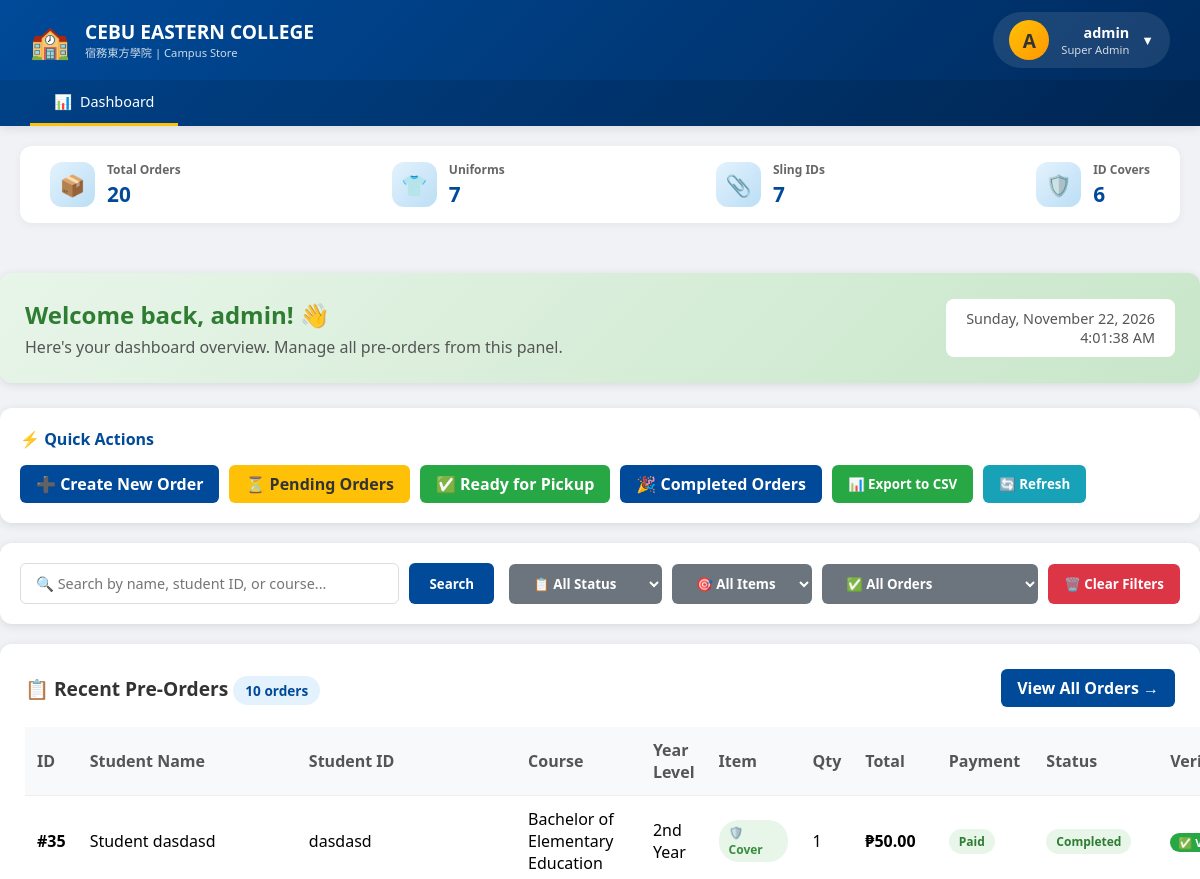
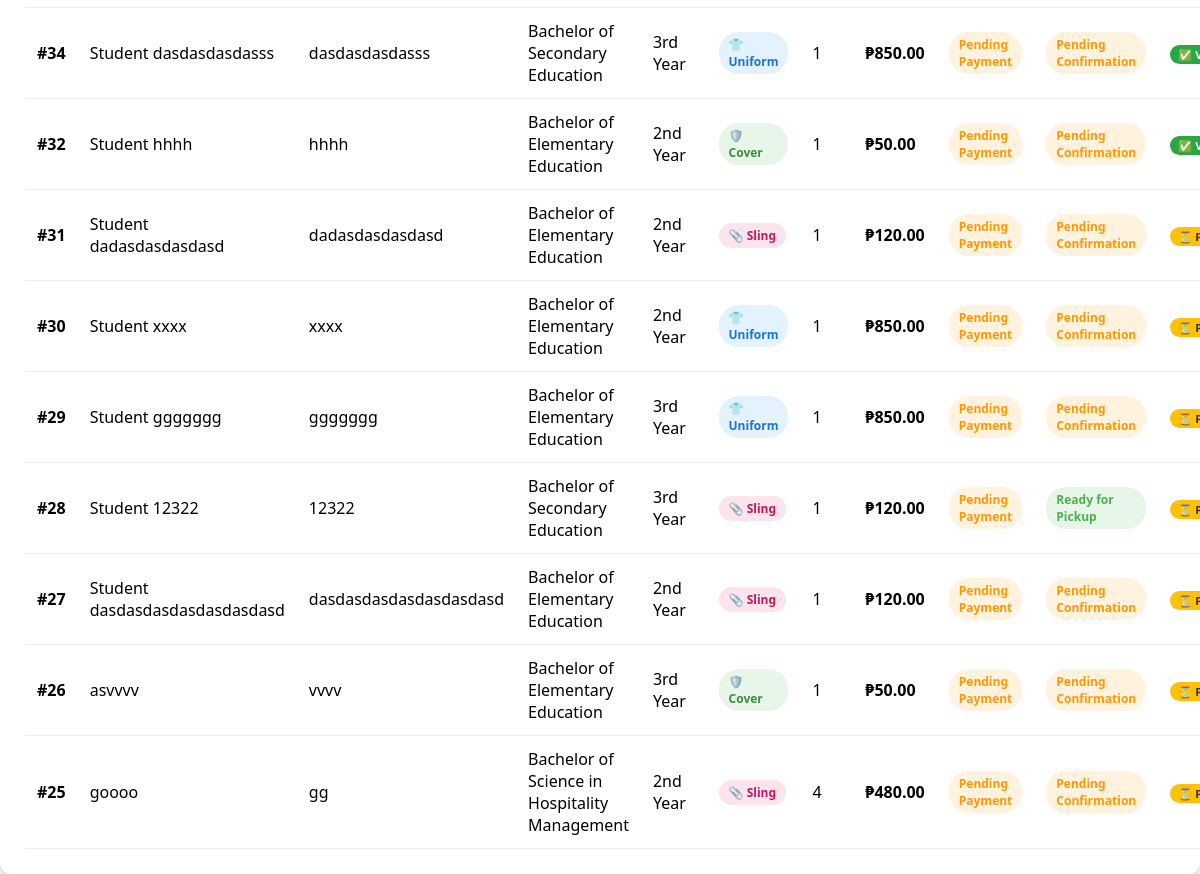
The page /dashboard/ (signed in) on the database its author committed (2 pictures, top to bottom).
### store/models.py (models this page shows, shortened)
class Order(models.Model):
    ITEM_CHOICES = [
        ('uniform', 'School Uniform (₱850.00)'),
        ('sling', 'Sling ID (₱120.00)'),
        ('cover', 'ID Cover (₱50.00)'),
    ]
    COURSE_CHOICES = [
        ('BSED', 'Bachelor of Secondary Education'),
        ('BEED', 'Bachelor of Elementary Education'),
        ('BSHM', 'Bachelor of Science in Hospitality Management'),
        ('BSIT', 'Bachelor of Science in Information Technology'),
        ('BSCRIM', 'Bachelor of Science in Criminology'),
        ('SHS', 'Senior High School'),
    ]
    YEAR_LEVEL_CHOICES = [
        ('1', '1st Year'),
        ('2', '2nd Year'),
        ('3', '3rd Year'),
        ('4', '4th Year'),
        ('grad', 'Graduate School'),
    ]
    PAYMENT_METHOD_CHOICES = [
        ('cash', 'Cash on Pickup'),
        ('gcash', 'GCash'),
        ('paymaya', 'PayMaya'),
        ('bank_transfer', 'Bank Transfer'),
    ]
    PAYMENT_STATUS_CHOICES = [
        ('pending', 'Pending Payment'),
        ('paid', 'Paid'),
    ]
    ORDER_STATUS_CHOICES = [
        ('pending', 'Pending Confirmation'),
        ('confirmed', 'Confirmed'),
        ('processing', 'Processing'),
        ('ready', 'Ready for Pickup'),
        ('completed', 'Completed'),
        ('cancelled', 'Cancelled'),
    ]
    student_id = models.CharField('Student ID Number', max_length=20)
    full_name = models.CharField('Full Name', max_length=100)
    course = models.CharField('Course/Program', max_length=20, choices=COURSE_CHOICES, blank=True)
    year_level = models.CharField('Year Level', max_length=10, choices=YEAR_LEVEL_CHOICES, blank=True)
    item = models.CharField('Item', max_length=20, choices=ITEM_CHOICES)
    specific_option = models.CharField('Option', max_length=50, blank=True)
    quantity = models.PositiveIntegerField('Quantity', default=1)
    payment_method = models.CharField('Payment Method', max_length=20, choices=PAYMENT_METHOD_CHOICES, default='cash')
    payment_status = models.CharField('Payment Status', max_length=20, choices=PAYMENT_STATUS_CHOICES, default='pending')
    payment_reference = models.CharField('Payment Reference', max_length=100, blank=True)
    total_amount = models.DecimalField('Total Amount', max_digits=10, decimal_places=2, default=0)
    order_status = models.CharField('Order Status', max_length=20, choices=ORDER_STATUS_CHOICES, default='pending')
    notes = models.TextField('Additional Notes', blank=True)
    id_picture = models.ImageField('ID Picture', upload_to='id_pictures/', blank=True, null=True)
    created_at = models.DateTimeField(auto_now_add=True)
    updated_at = models.DateTimeField(auto_now=True)
    @property
    def is_verified(self):
        return bool(self.id_picture)
    class Meta:
        ordering = ['-created_at']

### store/views.py (the view)
# urls.py: path('dashboard/', views.dashboard_view, name='dashboard'),
@login_required(login_url='store:login')
def dashboard_view(request):
    all_orders = Order.objects.all()
    context = {
        'total_orders': all_orders.count(),
        'uniform_count': Order.objects.filter(item='uniform').count(),
        'sling_count': Order.objects.filter(item='sling').count(),
        'cover_count': Order.objects.filter(item='cover').count(),
        'recent_orders': all_orders[:10],
    }
    return render(request, 'store/dashboard.html', context)

### store/templates/store/dashboard.html (shortened to what this page needs)
<!DOCTYPE html>
<html lang="en">
<head>
    {% load static %}
</head>
<body>
    <div class="navbar">
        <div class="nav-container">
            <div class="logo-section">
                <div class="logo-icon">🏫</div>
                <div class="logo-text">
                    <h2>CEBU EASTERN COLLEGE</h2>
                    <p>宿務東方學院 | Campus Store</p>
                </div>
            </div>
            <div class="user-profile" id="userProfile">
                <div class="profile-trigger" onclick="toggleDropdown()">
                    <div class="avatar">
                        {{ user.first_name|default:user.username|make_list|first|upper }}
                    </div>
                    <div class="user-info-dropdown">
                        <div class="user-name-dropdown">{{ user.get_full_name|default:user.username }}</div>
                        <div class="user-role">
                            {% if user.is_superuser %}Super Admin
                            {% elif user.is_staff %}Staff
                            {% else %}Customer{% endif %}
                        </div>
                    </div>
                    <div class="dropdown-arrow">▼</div>
                </div>
            </div>
        </div>
        <div class="main-nav">
            <div class="nav-tabs">
                <a href="#" class="nav-tab active" onclick="return false;">
                    <span>📊</span> Dashboard
                </a>
            </div>
        </div>
    </div>
    <div class="container">
        <div class="quick-stats">
            <div class="stat-item">
                <div class="stat-icon">📦</div>
                <div class="stat-info">
                    <h4>Total Orders</h4>
                    <div class="number">{{ total_orders }}</div>
                </div>
            </div>
            <div class="stat-item">
                <div class="stat-icon">👕</div>
                <div class="stat-info">
                    <h4>Uniforms</h4>
                    <div class="number">{{ uniform_count }}</div>
                </div>
            </div>
            <div class="stat-item">
                <div class="stat-icon">📎</div>
                <div class="stat-info">
                    <h4>Sling IDs</h4>
                    <div class="number">{{ sling_count }}</div>
                </div>
            </div>
            <div class="stat-item">
                <div class="stat-icon">🛡️</div>
                <div class="stat-info">
                    <h4>ID Covers</h4>
                    <div class="number">{{ cover_count }}</div>
                </div>
            </div>
            </div>
        </div>
        <div class="welcome-section">
            <div class="welcome-text">
                <h2>Welcome back, {{ user.first_name|default:user.username }}! 👋</h2>
                <p>Here's your dashboard overview. Manage all pre-orders from this panel.</p>
            </div>
            <div class="date-time">
                <div id="currentDate"></div>
                <div id="currentTime"></div>
            </div>
        </div>
        <div class="quick-actions">
            <h4>⚡ Quick Actions</h4>
            <div class="action-buttons-group">
                <a href="{% url 'store:order_create' %}" class="action-btn primary">➕ Create New Order</a>
                <a href="#" onclick="applyFilter('pending', '')" class="action-btn warning">⏳ Pending Orders</a>
                <a href="#" onclick="applyFilter('ready', '')" class="action-btn success">✅ Ready for Pickup</a>
                <a href="#" onclick="applyFilter('completed', '')" class="action-btn primary">🎉 Completed Orders</a>
                <button onclick="exportToCSV()" class="action-btn success">📊 Export to CSV</button>
                <button onclick="window.location.reload()" class="action-btn info">🔄 Refresh</button>
            </div>
        </div>
        <div class="filters-section">
            <div class="search-box">
                <input type="text" id="searchInput" placeholder="🔍 Search by name, student ID, or course..." onkeyup="filterTable()">
                <button onclick="filterTable()">Search</button>
            </div>
            <div class="filter-controls" style="display: flex; gap: 10px; flex-wrap: wrap;">
                <select id="statusFilter" class="filter-select" onchange="filterTable()">
                    <option value="">📋 All Status</option>
                </select>
                <select id="itemFilter" class="filter-select" onchange="filterTable()">
                    <option value="">🎯 All Items</option>
                </select>
                <select id="verifiedFilter" class="filter-select" onchange="filterTable()">
                    <option value="">✅ All Orders</option>
                </select>
                <button onclick="clearFilters()" class="action-btn danger">🗑️ Clear Filters</button>
            </div>
        </div>
        <div class="orders-table-container">
            <div class="section-title">
                <h3>📋 Recent Pre-Orders <span class="order-count" id="visibleCount">{{ recent_orders|length }} orders</span></h3>
                <a href="{% url 'admin:store_order_changelist' %}" class="action-btn primary">View All Orders →</a>
            </div>
            <div id="tableView">
                <table id="ordersTable">
                    <thead>
                        <tr>
                            <th>ID</th>
                            <th>Student Name</th>
                            <th>Student ID</th>
                            <th>Course</th>
                            <th>Year Level</th>
                            <th>Item</th>
                            <th>Qty</th>
                            <th>Total</th>
                            <th>Payment</th>
                            <th>Status</th>
                            <th>Verification</th>
                        </tr>
                    </thead>
                    <tbody id="ordersTableBody">
                        {% for order in recent_orders %}
                        <tr data-order-id="{{ order.id }}" data-order-status="{{ order.order_status }}" data-order-item="{{ order.item }}" data-order-name="{{ order.full_name|lower }}" data-order-student-id="{{ order.student_id|lower }}" data-order-course="{{ order.get_course_display|default:''|lower }}" data-order-verified="{{ order.is_verified|yesno:'verified,pending' }}">
                            <td><strong>#{{ order.id }}</strong></td>
                            <td>{{ order.full_name }}</td>
                            <td>{{ order.student_id }}</td>
                            <td>{{ order.get_course_display|default:"-" }}</td>
                            <td>{{ order.get_year_level_display|default:"-" }}</td>
                            <td>
                                <span class="badge badge-{{ order.item }}">
                                    {% if order.item == 'uniform' %}👕 Uniform
                                    {% elif order.item == 'sling' %}📎 Sling
                                    {% else %}🛡️ Cover
                                    {% endif %}
                                </span>
                            </td>
                            <td>{{ order.quantity }}</td>
                            <td><strong>₱{{ order.total_amount|floatformat:2 }}</strong></td>
                            <td>
                                <span class="badge payment-{{ order.payment_status }}">
                                    {{ order.get_payment_status_display }}
                                </span>
                            </td>
                            <td>
                                <span class="badge status-{{ order.order_status }}">
                                    {{ order.get_order_status_display }}
                                </span>
                            </td>
                            <td>
                                {% if order.is_verified %}
                                    <span class="verified-badge">✅ Verified</span>
                                {% else %}
                                    <span class="pending-badge">⏳ Pending</span>
                                {% endif %}
                            </td>
                        </tr>
                        {% endfor %}
                    </tbody>
                </table>
            </div>
        </div>
</body>
</html>

### rows shown on the page
Order: id "35", full_name "Student dasdasd", student_id "dasdasd", course "Bachelor of Elementary Education", year_level "2nd Year", item "🛡️ Cover", quantity "1", total_amount "50.00", payment_status "Paid", order_status "Completed"
Order: id "34", full_name "Student dasdasdasdasss", student_id "dasdasdasdasss", course "Bachelor of Secondary Education", year_level "3rd Year", item "👕 Uniform", quantity "1", total_amount "850.00", payment_status "Pending Payment", order_status "Pending Confirmation"
Order: id "32", full_name "Student hhhh", student_id "hhhh", course "Bachelor of Elementary Education", year_level "2nd Year", item "🛡️ Cover", quantity "1", total_amount "50.00", payment_status "Pending Payment", order_status "Pending Confirmation"
Order: id "31", full_name "Student dadasdasdasdasd", student_id "dadasdasdasdasd", course "Bachelor of Elementary Education", year_level "2nd Year", item "📎 Sling", quantity "1", total_amount "120.00", payment_status "Pending Payment", order_status "Pending Confirmation"
Order: id "30", full_name "Student xxxx", student_id "xxxx", course "Bachelor of Elementary Education", year_level "2nd Year", item "👕 Uniform", quantity "1", total_amount "850.00", payment_status "Pending Payment", order_status "Pending Confirmation"
Order: id "29", full_name "Student ggggggg", student_id "ggggggg", course "Bachelor of Elementary Education", year_level "3rd Year", item "👕 Uniform", quantity "1", total_amount "850.00", payment_status "Pending Payment", order_status "Pending Confirmation"
Order: id "28", full_name "Student 12322", student_id "12322", course "Bachelor of Secondary Education", year_level "3rd Year", item "📎 Sling", quantity "1", total_amount "120.00", payment_status "Pending Payment", order_status "Ready for Pickup"
Order: id "27", full_name "Student dasdasdasdasdasdasdasd", student_id "dasdasdasdasdasdasdasd", course "Bachelor of Elementary Education", year_level "2nd Year", item "📎 Sling", quantity "1", total_amount "120.00", payment_status "Pending Payment", order_status "Pending Confirmation"
Order: id "26", full_name "asvvvv", student_id "vvvv", course "Bachelor of Elementary Education", year_level "3rd Year", item "🛡️ Cover", quantity "1", total_amount "50.00", payment_status "Pending Payment", order_status "Pending Confirmation"
Order: id "25", full_name "goooo", student_id "gg", course "Bachelor of Science in Hospitality Management", year_level "2nd Year", item "📎 Sling", quantity "4", total_amount "480.00", payment_status "Pending Payment", order_status "Pending Confirmation"

### other values the page prints
{{ user.first_name|default:user.username|make_list|first|upper }} "A"
{{ user.get_full_name|default:user.username }} "admin"
{{ total_orders }} "20"
{{ uniform_count }} "7"
{{ sling_count }} "7"
{{ cover_count }} "6"
{{ user.first_name|default:user.username }} "admin"
{{ recent_orders|length }} "10"
